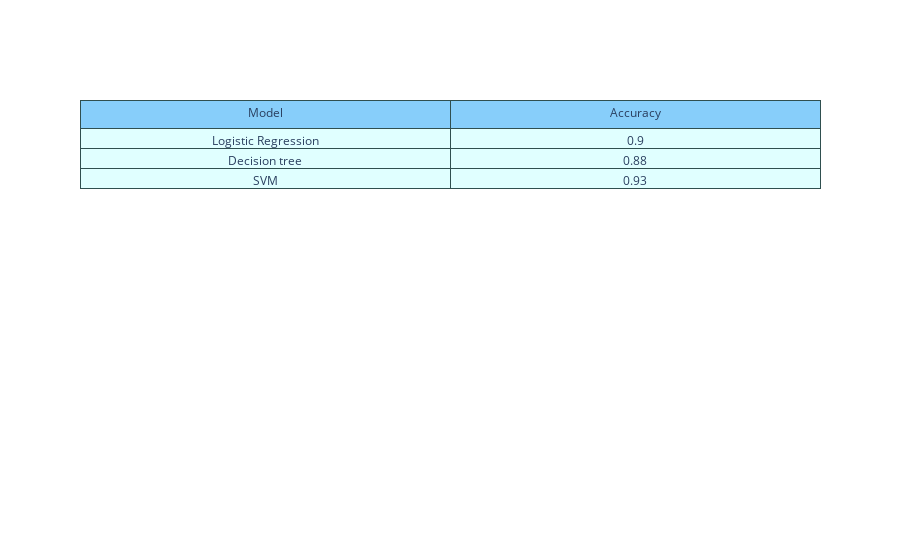

This figure's notebook cell:
### Code cell
import plotly.graph_objects as go

fig = go.Figure(data=[go.Table(header=dict(values=['Model', 'Accuracy'],line_color='darkslategray',fill_color='lightskyblue'),

                    cells=dict(values=[['Logistic Regression', 'Decision tree', 'SVM'], [0.90, 0.88, 0.93]],line_color='darkslategray',fill_color='lightcyan'))

                        ])

fig.show()

### Figure 1 — Plotly figure (JSON) as saved in the notebook; plotly's stock layout.template omitted (floating-point values rounded to 4 significant figures)
{"data": [{"cells": {"fill": {"color": "lightcyan"}, "line": {"color": "darkslategray"}, "values": [["Logistic Regression", "Decision tree", "SVM"], [0.9, 0.88, 0.93]]}, "header": {"fill": {"color": "lightskyblue"}, "line": {"color": "darkslategray"}, "values": ["Model", "Accuracy"]}, "type": "table"}], "layout": {}}
